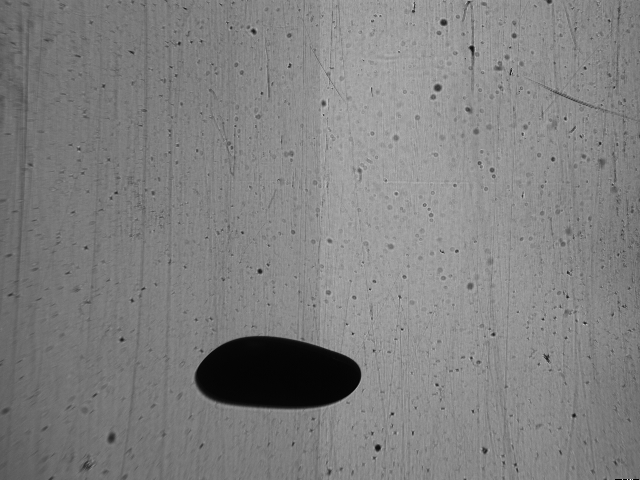
#> input picture 1-Images_gouttes/1215.jpg, 640 x 480 px
$ python Exercice1.py
#> lines starting #> are read from the running program, lines starting #| are printed output that depends on the picture; after the words box and inside, x2 and y2 are one past the last pixel; in counts of white or black regions, pixels touching at a corner belong together
import cv2
import numpy as np
import csv
import os

# Nom du fichier CSV pour enregistrer les résultats
csv_filename = "resultats_gouttes_mm.csv"

# Vérifier si le fichier existe déjà
file_exists = os.path.isfile(csv_filename)

# Facteurs de conversion
pixel_to_mm2 = 75.4 / 31000  # 1 pixel² ≈ 0.00243 mm²
diameter_ref_px = 2 * np.sqrt(31000 / np.pi)  # ≈ 198.4 pixels
diameter_ref_mm = 9.8
pixel_to_mm = diameter_ref_mm / diameter_ref_px  # 1 pixel ≈ 0.0494 mm

# Ouvrir le fichier CSV en mode ajout ('a') et écrire les en-têtes si nécessaire
with open(csv_filename, mode="a", newline="") as file:
    writer = csv.writer(file)
    if not file_exists:
        writer.writerow(["Nom du fichier", "Aire (px2)", "Aire (mm2)", "Diametre (px)", "Diametre (mm)", "Centre X", "Centre Y", "Circularit", "Ratio axes"])

# Charger l'image
img_path = "1-Images_gouttes/1215.jpg"
img = cv2.imread(img_path)
#> img is the input picture: shape (480, 640, 3); min 0, max 243, mean 128.2
img_name = os.path.basename(img_path)

# Convertir en HSV
hsv_img = cv2.cvtColor(img, cv2.COLOR_BGR2HSV)
#> hsv_img: shape (480, 640, 3); mean H, S, V 0, 0, 128.2
# Définir les seuils pour détecter la goutte
bound_lower = np.array([0, 0, 0])
bound_upper = np.array([180, 255, 50])
mask_black = cv2.inRange(hsv_img, bound_lower, bound_upper)
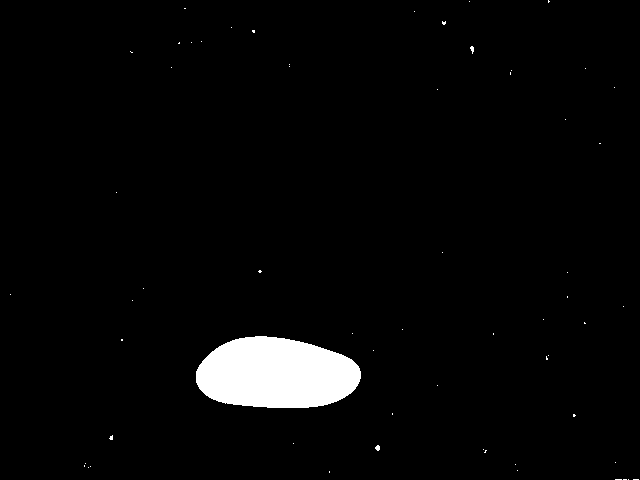
#> mask_black: shape (480, 640); 3.1% white; 61 white regions (58 under 20 px), largest, box (x1, y1, x2, y2) and area: (196, 336, 361, 408) 9361, (375, 445, 380, 451) 22, (470, 46, 474, 54) 20

# Améliorer le masque avec des opérations morphologiques
kernel = np.ones((7, 7), np.uint8)
mask_black = cv2.morphologyEx(mask_black, cv2.MORPH_CLOSE, kernel)
#> mask_black: shape (480, 640); 3.1% white; 52 white regions (48 under 20 px), largest, box (x1, y1, x2, y2) and area: (196, 336, 361, 408) 9362, (615, 479, 640, 480) 25, (375, 445, 380, 451) 22, (470, 46, 474, 54) 20
mask_black = cv2.morphologyEx(mask_black, cv2.MORPH_OPEN, kernel)
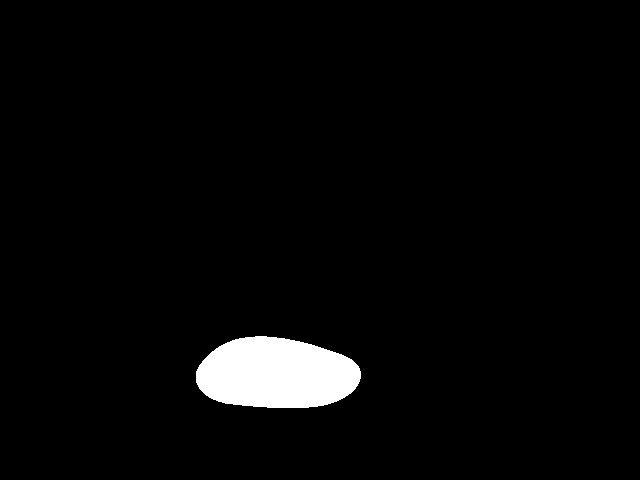
#> mask_black: shape (480, 640); 3% white; 1 white region

# Trouver les contours
contours, _ = cv2.findContours(mask_black, cv2.RETR_EXTERNAL, cv2.CHAIN_APPROX_SIMPLE)
#> contours = 1 contour; box (x1, y1, x2, y2) and area: (196, 336, 361, 408) 9180

# Copier l'image pour affichage
output = img.copy()

if contours:
    # Prendre le plus grand contour (supposé être la goutte)
    c = max(contours, key=cv2.contourArea)
#> c = contour of 150 points, box (x1, y1, x2, y2) (196, 336, 361, 408), area 9180

    # 🔹 Surface (Aire en px² et conversion mm²)
    area_px = cv2.contourArea(c)
#> area_px = 9180.5
    area_mm2 = area_px * pixel_to_mm2
#> area_mm2 = 22.33

    # 🔹 Centre de masse
    M = cv2.moments(c)
#> M = moments, m00 9180.5, centre m10/m00, m01/m00 = (276, 373.6)
    cx, cy = (int(M["m10"] / M["m00"]), int(M["m01"] / M["m00"])) if M["m00"] != 0 else (0, 0)
#> cx = 276; cy = 373

    # 🔹 Circularité
    perimeter = cv2.arcLength(c, True)
#> perimeter = 406.1
    circularity = (4 * np.pi * area_px) / (perimeter ** 2) if perimeter > 0 else 0
#> circularity = 0.699

    # 🔹 Diamètre équivalent
    diameter_px = 2 * np.sqrt(area_px / np.pi)  # Basé sur la surface
#> diameter_px = 108.1
    diameter_mm = diameter_px * pixel_to_mm
#> diameter_mm = 5.33

    # 🔹 Ratio des axes (ellipse)
    if len(c) >= 5:
        ellipse = cv2.fitEllipse(c)
#> ellipse = ((274.9, 374.2), (72.02, 166.5), 92.32)
        (xc, yc), (major_axis, minor_axis), angle = ellipse
#> xc = 274.9; yc = 374.2; major_axis = 72.02; minor_axis = 166.5; angle = 92.32
        axis_ratio = major_axis / minor_axis if minor_axis > 0 else 1
#> axis_ratio = 0.432
        cv2.ellipse(output, ellipse, (0, 255, 0), 2)
    else:
        axis_ratio = 1

    # Ajouter les résultats au CSV
    with open(csv_filename, mode="a", newline="") as file:
        writer = csv.writer(file)
        writer.writerow([img_name, area_px, area_mm2, diameter_px, diameter_mm, cx, cy, circularity, axis_ratio])

    # Afficher les résultats
    print(f"📂 Résultats enregistrés dans {csv_filename}")
    print(f"📏 Surface: {area_px:.2f} px² ({area_mm2:.2f} mm²)")
#| 📏 Surface: 9180.50 px² (22.33 mm²)
    print(f"📍 Centre: ({cx}, {cy})")
#| 📍 Centre: (276, 373)
    print(f"⭕ Circularité: {circularity:.4f}")
#| ⭕ Circularité: 0.6994
    print(f"📏 Diamètre: {diameter_px:.2f} px ({diameter_mm:.2f} mm)")
#| 📏 Diamètre: 108.12 px (5.33 mm)
    print(f"📏 Ratio axes: {axis_ratio:.2f}")
#| 📏 Ratio axes: 0.43

    # Dessiner les contours et le centre de masse
    cv2.drawContours(output, [c], -1, (0, 0, 255), 2)
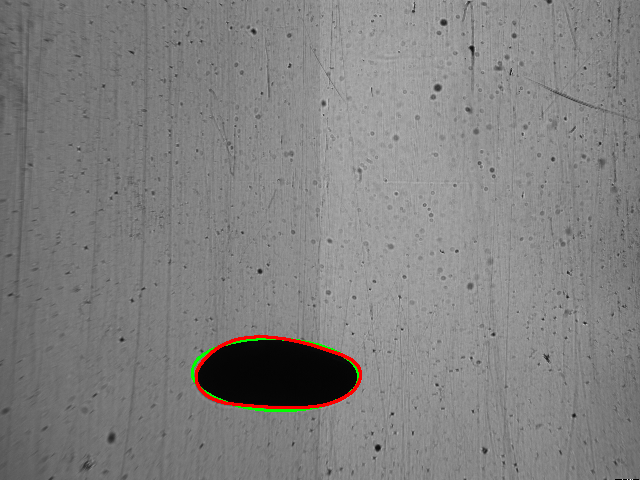
#> output: shape (480, 640, 3); mean B, G, R 127.8, 128.3, 128.9
    cv2.circle(output, (cx, cy), 5, (255, 0, 0), -1)  # Centre en bleu
#> output: shape (480, 640, 3); 0.03% of pixels changed, all inside (x1, y1, x2, y2) = (271, 368, 282, 379)

# Affichage final
cv2.imshow("Goutte détectée", output)
cv2.waitKey(0)
cv2.destroyAllWindows()

$ run again, with 1-Images_gouttes/0387.jpg copied over 1-Images_gouttes/1215.jpg
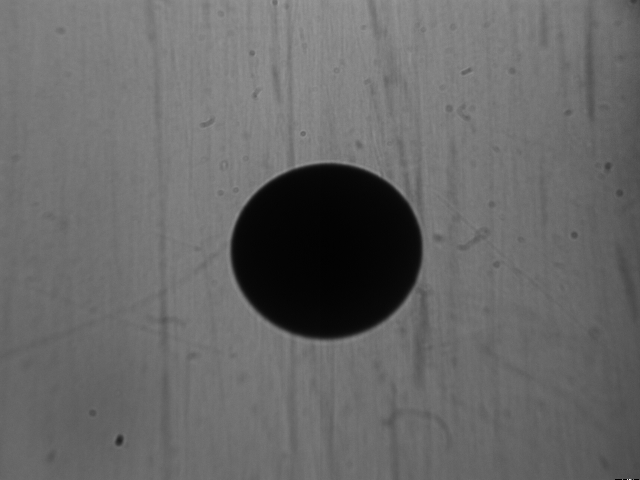
#> input picture 1-Images_gouttes/0387.jpg, 640 x 480 px
#> img is the input picture: shape (480, 640, 3); min 0, max 255, mean 103.8
#> hsv_img: shape (480, 640, 3); mean H, S, V 0, 0, 103.8
#> `mask_black = cv2.inRange(hsv_img, bound_lower, bound_upper)`:
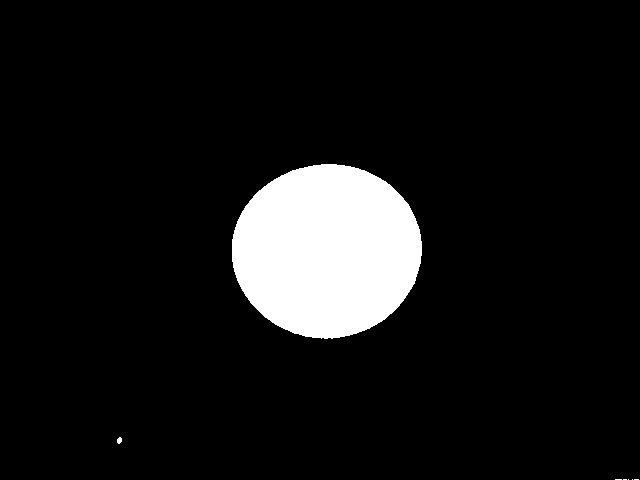
#> mask_black: shape (480, 640); 8.5% white; 7 white regions (5 under 20 px), largest, box (x1, y1, x2, y2) and area: (232, 164, 422, 339) 25948, (117, 437, 122, 444) 27
#> contours = 1 contour; box (x1, y1, x2, y2) and area: (232, 164, 422, 339) 25696
#> c = contour of 258 points, box (x1, y1, x2, y2) (232, 164, 422, 339), area 25696
#> area_px = 25696
#> area_mm2 = 62.5
#> M = moments, m00 25696, centre m10/m00, m01/m00 = (326.4, 250.5)
#> cx = 326; cy = 250
#> perimeter = 600.6
#> circularity = 0.895
#> diameter_px = 180.9
#> diameter_mm = 8.92
#> ellipse = ((326.4, 250.5), (173, 189.1), 85.64)
#> xc = 326.4; yc = 250.5; major_axis = 173; minor_axis = 189.1; angle = 85.64
#> axis_ratio = 0.915
#| 📏 Surface: 25696.00 px² (62.50 mm²)
#| 📍 Centre: (326, 250)
#| ⭕ Circularité: 0.8950
#| 📏 Diamètre: 180.88 px (8.92 mm)
#| 📏 Ratio axes: 0.91
#> `cv2.drawContours(output, [c], -1, (0, 0, 255), 2)`:
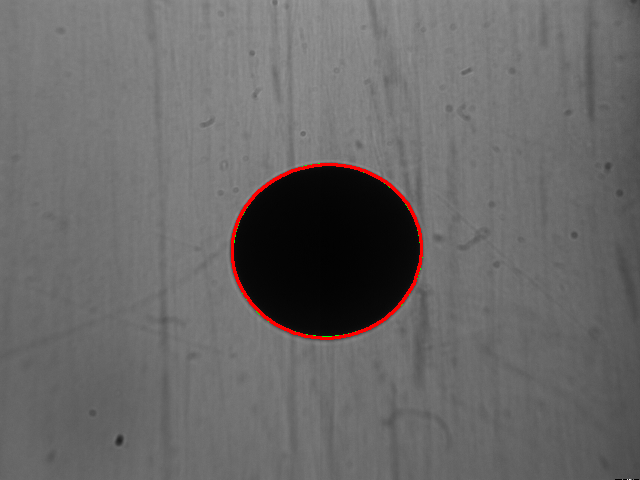
#> output: shape (480, 640, 3); mean B, G, R 103.5, 103.5, 105.1
